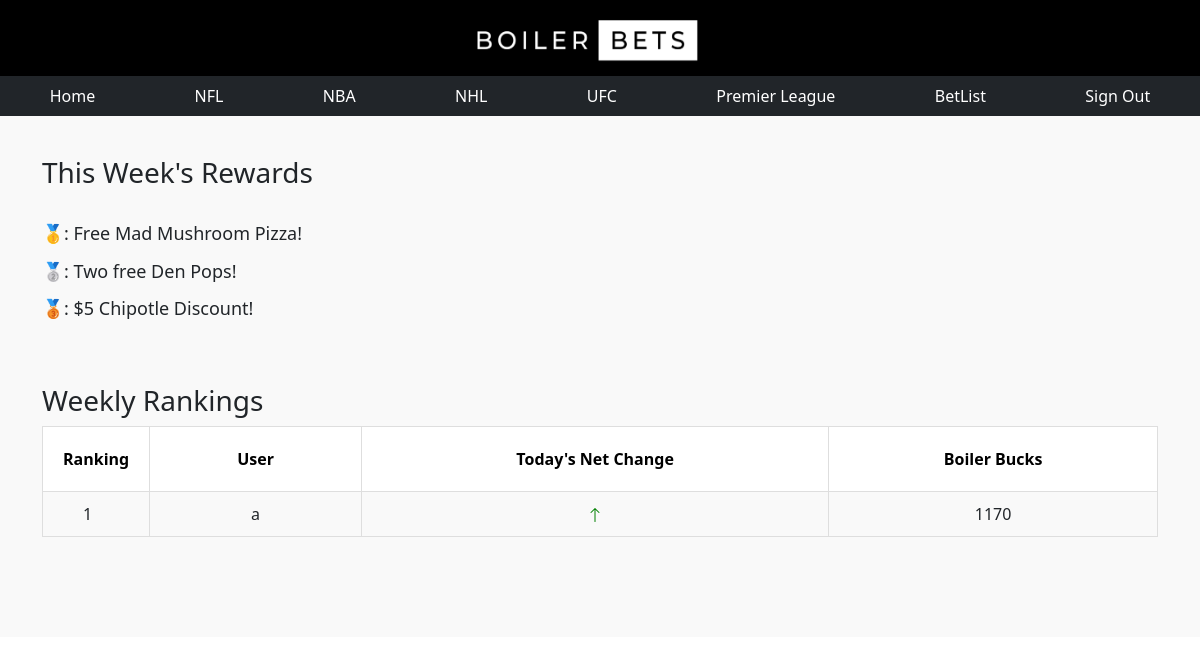
The page /index on the database as committed earlier.
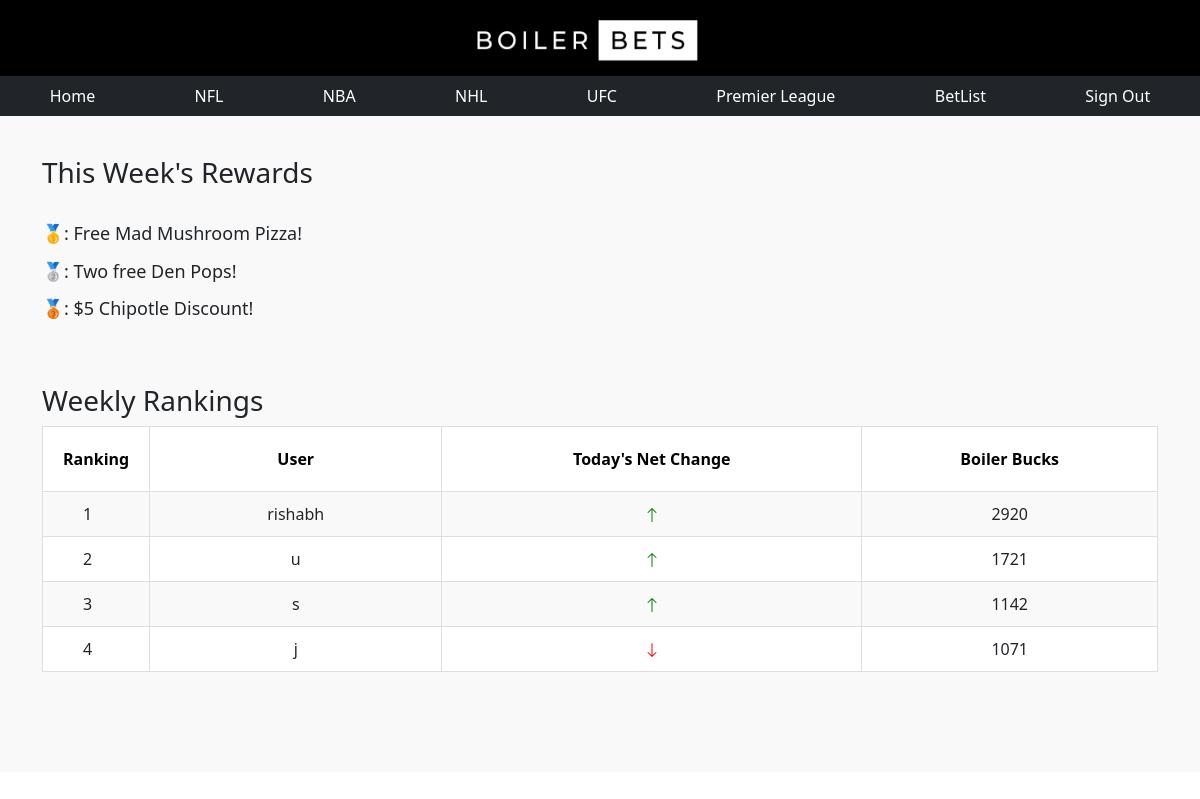
The same page on the database as committed later.
### app.py (models this page shows, shortened)
class Users(db.Model):
    id = db.Column(db.Integer, primary_key=True)
    fName =  db.Column(db.String(200), nullable=False)
    lName =  db.Column(db.String(200), nullable=False)
    pn =  db.Column(db.String(200), nullable=False)
    email =  db.Column(db.String(200), nullable=False)
    password =  db.Column(db.String(200), nullable=False)
    confirm = db.Column(db.String(200), nullable=False)
    boilerBucks = db.Column(db.Integer, primary_key = False)

### app.py (the view)
@app.route('/index')
def index():
    ran = [1,0,0,0,1,0,1,0,0,0,1,0,1,1,1,1,0,1]
    tasks = Users.query.order_by(Users.boilerBucks.desc()).all()
    return render_template('index.html',tasks=tasks,ran=ran)

### templates/index.html (shortened to what this page needs)
{% extends 'base.html'%}
{% block body %}
<section class="content-info">
    <div class="container paddings-mini">
        <h3>
            This Week's Rewards
            <br>
            <p style="font-size:18px;"> &#129351;: Free Mad Mushroom Pizza!</p>
            <p style="font-size:18px;"> &#129352;: Two free Den Pops!</p>
            <p style="font-size:18px;"> &#129353;: $5 Chipotle Discount!</p>
          </h3>
      <br></br>
        <h3>
            Weekly Rankings
          </h3>
        <div class="row">
            <div class="col-lg-12">
                <table class="table-striped table-responsive table-hover result-point">
                    <thead class="point-table-head">
                        <tr>
                            <th class="text-center">Ranking</th>
                            <th class="text-center">User</th>
                            <th class="text-center">Today's Net Change</th>
                            <th class="text-center">Boiler Bucks</th>
                            <tbody class="text-center">
                                {% for task in tasks%}
                                    <tr>
                                        <td class="text-left number"> {{loop.index}} </td>
                                        <td>{{task.fName}}</td>
                                        <td>
                                            {%if ran[loop.index] > 0 %}
                                                <svg xmlns="http://www.w3.org/2000/svg" width="16" height="16" fill="red" class="bi bi-arrow-down" viewBox="0 0 16 16">
                                                    <path fill-rule="evenodd" d="M8 1a.5.5 0 0 1 .5.5v11.793l3.146-3.147a.5.5 0 0 1 .708.708l-4 4a.5.5 0 0 1-.708 0l-4-4a.5.5 0 0 1 .708-.708L7.5 13.293V1.5A.5.5 0 0 1 8 1z"/>
                                                </svg>
                                            {%else%}
                                                <svg xmlns="http://www.w3.org/2000/svg" width="16" height="16" fill="green" class="bi bi-arrow-up" viewBox="0 0 16 16">
                                                    <path fill-rule="evenodd" d="M8 15a.5.5 0 0 0 .5-.5V2.707l3.146 3.147a.5.5 0 0 0 .708-.708l-4-4a.5.5 0 0 0-.708 0l-4 4a.5.5 0 1 0 .708.708L7.5 2.707V14.5a.5.5 0 0 0 .5.5z"/>
                                                </svg>
                                            {%endif%}
                                        </td>
                                        <td>{{task.boilerBucks}}</td>
                                    </tr>
                                {% endfor %}
                            </tbody>
                        </tr>
                    </thead>
                </table>
            </div>
        </div>
    </div>
</section>
{% endblock %}

### templates/base.html (shortened to what this page needs)
<!DOCTYPE html>
<html lang="en">
    <html lang="en">
        <head>
          <link rel="stylesheet" href = "{{url_for('static', filename = 'css/main.css')}}">
          <link href="https://cdn.jsdelivr.net/npm/bootstrap@5.1.3/dist/css/bootstrap.min.css" rel="stylesheet">
        </head>
<body>
  <nav class="navbar navbar-custom justify-content-center">
      <a class="navbar-brand" href="/index">
        <img src="{{url_for('static', filename='main_icon.png')}}" width="240" height="50" alt="">
      </a>
  </nav>
  <nav class="navbar-nav nav-fill w-100 navbar-expand-lg navbar-dark bg-dark justify-content-center">
      <ul class="nav justify-content-center">
        <li class="nav-item active">
          <a class="nav-link" href="/index" style="color: white;">Home </a>
        </li>
        <li class="nav-item">
          <a class="nav-link"  href="/nfl" style="color: white;">NFL</a>
        </li>
        <li class="nav-item">
          <a class="nav-link" href="/nba" style="color: white;">NBA</a>
        </li>
        <li class="nav-item">
          <a class="nav-link" href="/nhl" style="color: white;">NHL</a>
        </li>
        <li class="nav-item">
          <a class="nav-link" href="/ufc" style="color: white;">UFC</a>
        </li>
        <li class="nav-item">
          <a class="nav-link" href="/premier" style="color: white;">Premier League</a>
        </li>
        <li class="nav-item">
          <a class="nav-link" href="/betlist" style="color: white;">BetList</a>
        </li>
        <li class="nav-item">
          <a class="nav-link" href="/" style="color: white;">Sign Out</a>
        </li>
      </ul>
  </nav>
    {% block body %}
    {% endblock %}
</body>
</html>

### static/css/main.css (style rules this page uses)
.navbar-custom { background-color: black; align-items:center; }
.content-info { background: #f9f9f9; padding: 40px 0; background-size: cover !important; background-position: top center !important; background-repeat: no-repeat !important; position: relative; padding-bottom: 100px }
table { width: 100%; background: #fff; border: 1px solid #dedede }
table thead tr th { padding: 20px; border: 1px solid #dedede; color: #000 }
table.table-striped tbody tr:nth-of-type(odd) { background: #f9f9f9 }
table.result-point tr td.number { width: 100px; position: relative }
.text-left { text-align: left !important }
table tr td { padding: 10px 20px; border: 1px solid #dedede }
table tr td { padding: 10px 40px; border: 1px solid #dedede }

Rows that differ between the two databases and show on the page:
added Users: fName "rishabh", boilerBucks "2920"
added Users: fName "u", boilerBucks "1721"
changed Users (number 3 of 4 on the later page): fName "a" → "s"; boilerBucks "1170" → "1142"
added Users: fName "j", boilerBucks "1071"
